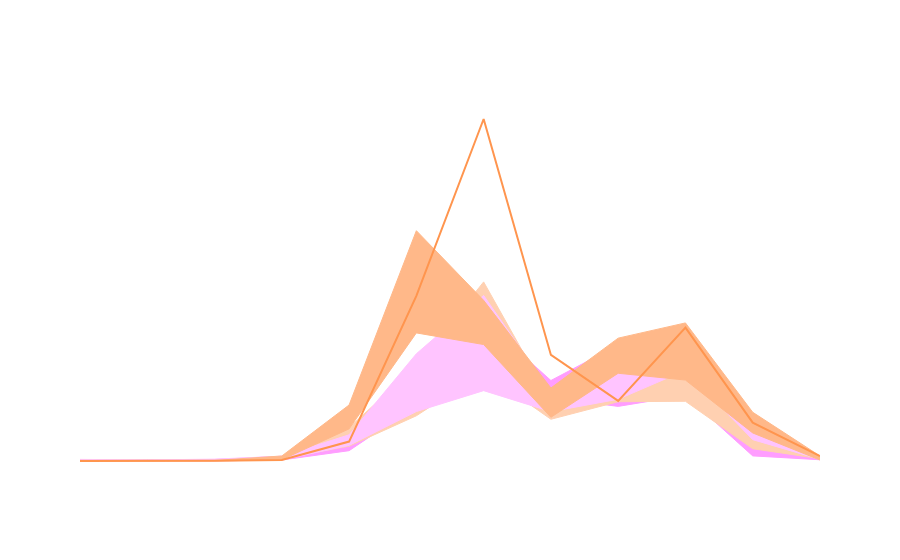

The cell this chart's notebook holds for it:
### Markdown cell above
## Export just shape of the data for visual

### Code cell
fig.update_layout(showlegend=False, xaxis_visible=False, yaxis_visible=False, plot_bgcolor='rgba(0,0,0,0)', paper_bgcolor='rgba(0,0,0,0)', title='')
fig.show()
fig.write_image('/Users/casey/Desktop/blue-dot/reports/figures/water_temp_shape.svg', width = 1250, height = 700)

### Figure 1 — Plotly figure (JSON) as saved in the notebook; plotly's stock layout.template omitted (floating-point values rounded to 4 significant figures)
{"data": [{"line": {"color": "#ff9dff", "width": 1}, "mode": "lines", "name": "1981-1990 25th Percentile", "showlegend": true, "type": "scatter", "x": [1, 2, 3, 4, 5, 6, 7, 8, 9, 10, 11, 12], "y": [0.00984, 0.006824, 0.006228, 0.01476, 0.1485, 0.7981, 1.215, 0.9086, 0.7856, 0.9443, 0.07362, 0.01776]}, {"fill": "tonexty", "fillcolor": "#ff9dff", "line": {"color": "#ff9dff", "width": 1}, "mode": "lines", "name": "1981-1990 75th Percentile", "showlegend": true, "type": "scatter", "x": [1, 2, 3, 4, 5, 6, 7, 8, 9, 10, 11, 12], "y": [0.01439, 0.01916, 0.02198, 0.06803, 0.2082, 1.226, 2.027, 1.158, 1.669, 1.613, 0.2711, 0.02773]}, {"line": {"color": "#ffd0b1", "width": 1}, "mode": "lines", "name": "1991-2000 25th Percentile", "showlegend": true, "type": "scatter", "x": [1, 2, 3, 4, 5, 6, 7, 8, 9, 10, 11, 12], "y": [0.01435, 0.007206, 0.008776, 0.03311, 0.2134, 0.6503, 1.281, 0.6002, 0.8525, 0.8585, 0.1768, 0.03354]}, {"fill": "tonexty", "fillcolor": "#ffd0b1", "line": {"color": "#ffd0b1", "width": 1}, "mode": "lines", "name": "1991-2000 75th Percentile", "showlegend": true, "type": "scatter", "x": [1, 2, 3, 4, 5, 6, 7, 8, 9, 10, 11, 12], "y": [0.02091, 0.01354, 0.01992, 0.04602, 0.4797, 1.365, 2.576, 0.8519, 1.581, 1.877, 0.354, 0.05677]}, {"line": {"color": "#ffc4ff", "width": 1}, "mode": "lines", "name": "2001-2010 25th Percentile", "showlegend": true, "type": "scatter", "x": [1, 2, 3, 4, 5, 6, 7, 8, 9, 10, 11, 12], "y": [0.001578, 0.002814, 0.0003089, 0.01572, 0.2246, 0.7112, 1.012, 0.71, 0.888, 1.305, 0.307, 0.02327]}, {"fill": "tonexty", "fillcolor": "#ffc4ff", "line": {"color": "#ffc4ff", "width": 1}, "mode": "lines", "name": "2001-2010 75th Percentile", "showlegend": true, "type": "scatter", "x": [1, 2, 3, 4, 5, 6, 7, 8, 9, 10, 11, 12], "y": [0.02334, 0.01566, 0.02714, 0.0688, 0.3766, 1.542, 2.381, 0.9895, 1.529, 1.878, 0.6258, 0.0557]}, {"line": {"color": "#ffb889", "width": 1}, "mode": "lines", "name": "2011-2022 25th Percentile", "showlegend": true, "type": "scatter", "x": [1, 2, 3, 4, 5, 6, 7, 8, 9, 10, 11, 12], "y": [0.001302, 0.0002941, 0.0008537, 0.01873, 0.4623, 1.842, 1.675, 0.629, 1.262, 1.164, 0.4035, 0.0138]}, {"fill": "tonexty", "fillcolor": "#ffb889", "line": {"color": "#ffb889", "width": 1}, "mode": "lines", "name": "2011-2022 75th Percentile", "showlegend": true, "type": "scatter", "x": [1, 2, 3, 4, 5, 6, 7, 8, 9, 10, 11, 12], "y": [0.009207, 0.006511, 0.007968, 0.07228, 0.8055, 3.313, 2.311, 1.05, 1.767, 1.986, 0.7011, 0.07212]}, {"line": {"color": "#ff954e", "width": 2}, "mode": "lines", "name": "Year 2023 Water Temp", "type": "scatter", "x": [1, 2, 3, 4, 5, 6, 7, 8, 9, 10, 11, 12], "y": [0.0006476, 2.872e-05, 0.004475, 0.01489, 0.2796, 2.375, 4.919, 1.526, 0.8642, 1.918, 0.5511, 0.07086]}], "layout": {"legend": {"orientation": "v", "title": {"font": {"size": 16}, "text": "Legend"}, "x": 1.05, "xanchor": "left", "y": 1, "yanchor": "top"}, "paper_bgcolor": "rgba(0,0,0,0)", "plot_bgcolor": "rgba(0,0,0,0)", "showlegend": false, "title": {"text": ""}, "xaxis": {"showgrid": false, "tickfont": {"size": 16}, "tickmode": "array", "ticktext": ["Jan", "Feb", "Mar", "Apr", "May", "Jun", "Jul", "Aug", "Sep", "Oct", "Nov", "Dec"], "tickvals": [1, 2, 3, 4, 5, 6, 7, 8, 9, 10, 11, 12], "title": {"font": {"size": 16}, "text": "Month"}, "visible": false}, "yaxis": {"showgrid": false, "tickfont": {"size": 16}, "title": {"font": {"size": 16}, "text": "Average Water Temperature (°C)"}, "visible": false}}}
